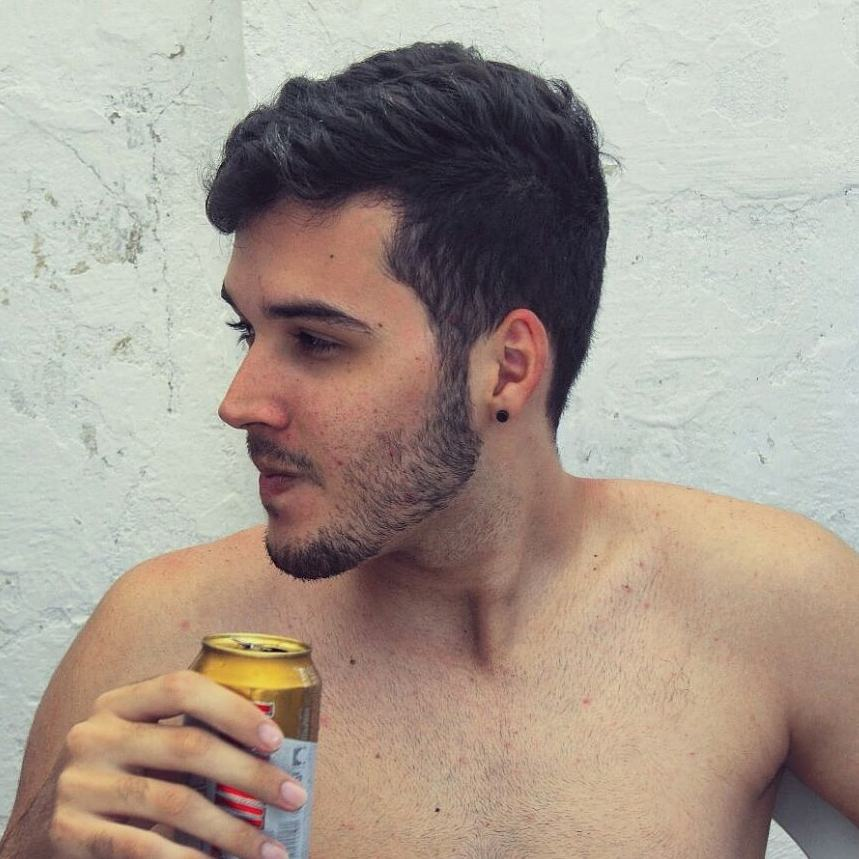
#> input picture input/eu.jpeg, 859 x 859 px
$ python -i img_borrada.py   (imports and definitions only)
#> lines starting #> are read from the running program, lines starting #| are printed output that depends on the picture
# Pelo o que eu vi existem quatro formas comuns de borrar uma imagem : averaging, gaussian , median e bilateral
# Quando usamos o filtro gaussiano, temos uma imagem um pouco menos borrada, porém, mais natural do que
# quando utilizamos o averaging, todavia, o "median blur" é ainda mais efetivo.
# O tipo bilateral é muito utilizado para reduzir detalhes da imagem, tende a excluir detalhes principalmente das bordas
import numpy as np
import cv2

def borrar_img(image,fator_de_reduc=1):

    img_redim = cv2.resize(image, None, fx = 1/fator_de_reduc, fy = 1/fator_de_reduc, interpolation = cv2.INTER_AREA)

    cv2.imshow("Original", image)
    blurred = np.hstack([

    # # Averaging
    # cv2.blur(img_redim, (3, 3)),
    # cv2.blur(img_redim, (5, 5)),
    # cv2.blur(img_redim, (7, 7))])
    # cv2.imshow("Averaged", blurred)
    # tipo = 'Averaged'

    # # Gaussian
    # cv2.GaussianBlur(img_redim, (3, 3), 0),
    # cv2.GaussianBlur(img_redim, (5, 5), 0),
    # cv2.GaussianBlur(img_redim, (7, 7), 0)])
    # cv2.imshow("Gaussian", blurred)
    # tipo = 'Gaussian'

    # Median
    cv2.medianBlur(img_redim, 3),
    cv2.medianBlur(img_redim, 5),
    cv2.medianBlur(img_redim, 7)])
    cv2.imshow("Median", blurred)
    tipo = 'Median'

    # # bilateral
    # cv2.bilateralFilter(img_redim, 5, 21, 21),
    # cv2.bilateralFilter(img_redim, 7, 31, 31),
    # cv2.bilateralFilter(img_redim, 9, 41, 41)])
    # cv2.imshow("Bilateral", blurred)
    # tipo = 'Bilateral'


    k = cv2.waitKey(0)
    if k==27:
        cv2.destroyAllWindows()
    elif k==ord('s'):
       cv2.imwrite('output/Imagem_borrada_{}.png'.format(tipo),blurred)

>>> import cv2
>>> picture = cv2.imread('../input/eu.jpeg')
#> picture is the input picture: shape (859, 859, 3); mean B, G, R 144.4, 155.4, 168
>>> result = borrar_img(picture)
#> in borrar_img, `blurred = np.hstack([  # # Averaging # cv2.blur(img_redim, (3, 3)), # ..`:
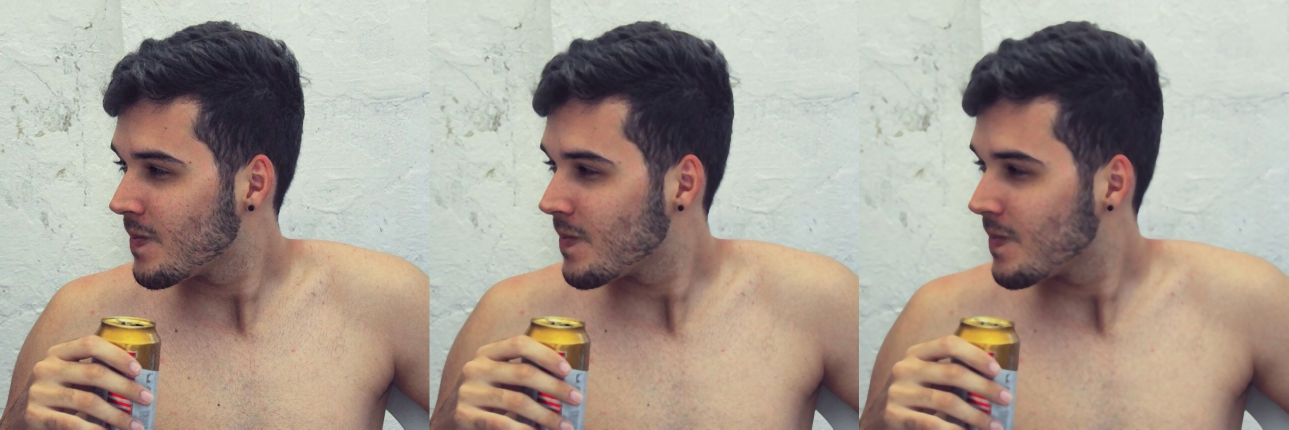
#> blurred: shape (859, 2577, 3) (shown at 1/2 size); mean B, G, R 144.5, 155.5, 168.2
#> (key Esc is pressed here)

$ run again, on input/mao.jpeg
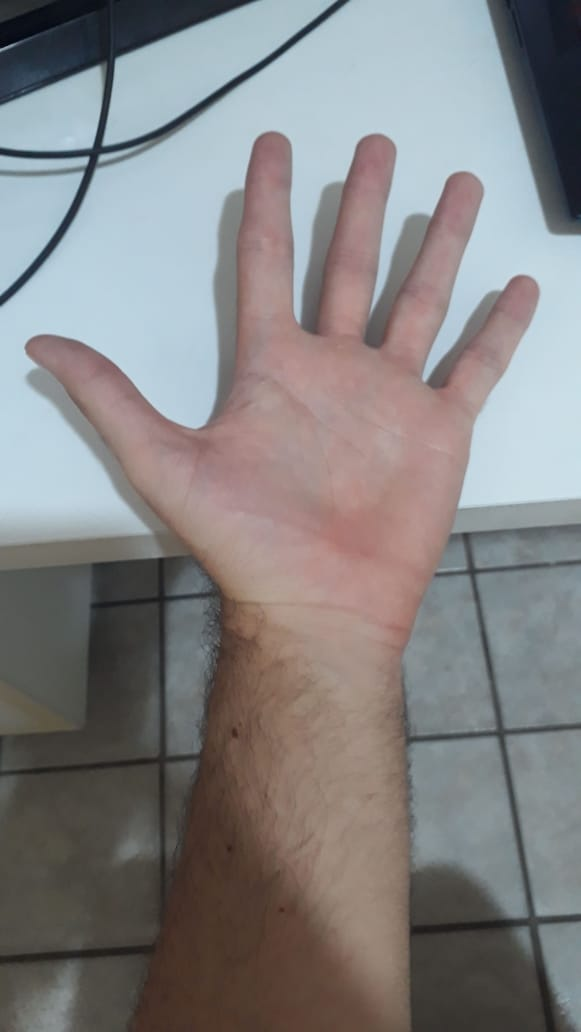
#> input picture input/mao.jpeg, 581 x 1032 px
#> picture is the input picture: shape (1032, 581, 3); mean B, G, R 130.6, 130.1, 131.8
#> in borrar_img, `blurred = np.hstack([  # # Averaging # cv2.blur(img_redim, (3, 3)), # ..`:
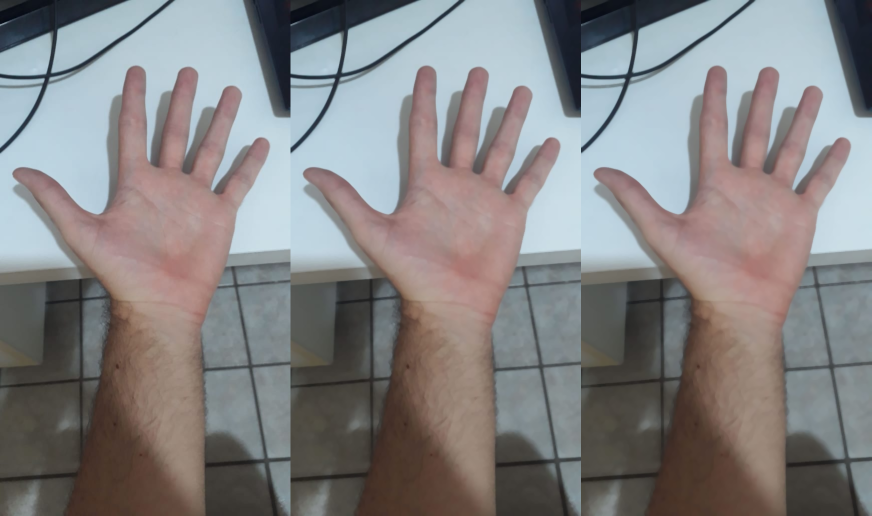
#> blurred: shape (1032, 1743, 3) (shown at 1/2 size); mean B, G, R 130.6, 130.1, 131.8

$ run again, on input/moedas.jpeg
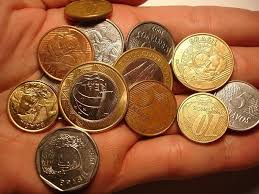
#> input picture input/moedas.jpeg, 259 x 194 px
#> picture is the input picture: shape (194, 259, 3); mean B, G, R 57.6, 95.5, 152.8
#> in borrar_img, `blurred = np.hstack([  # # Averaging # cv2.blur(img_redim, (3, 3)), # ..`:
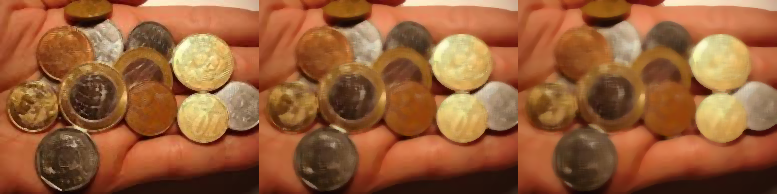
#> blurred: shape (194, 777, 3); mean B, G, R 56, 94.3, 151.9
